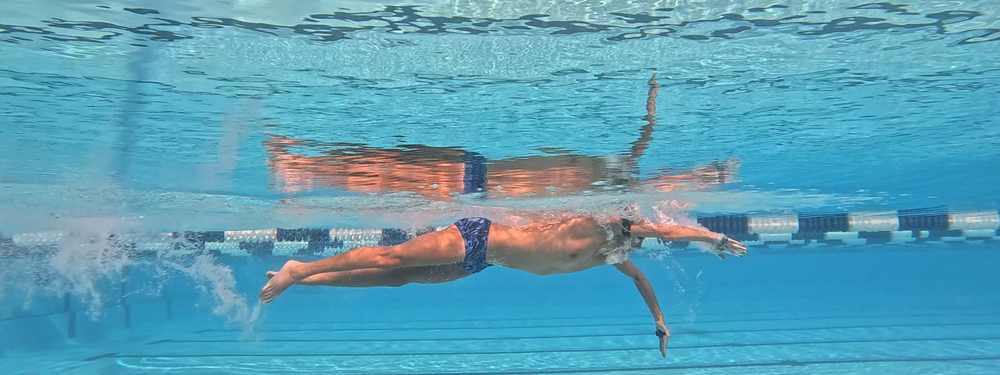
#> input picture p28swimming.png, 1000 x 375 px, shrunk from 1919 x 719 before the run
$ jupyter execute laneropesegment.ipynb   (older library calls are emulated)
#> lines starting #> are read from the running program, lines starting #| are printed output that depends on the picture; after the words box and inside, x2 and y2 are one past the last pixel; in counts of white or black regions, pixels touching at a corner belong together
Test image:

[cell 1]
# IMPORTS
import cv2
import numpy as np
import matplotlib.pyplot as plt

[cell 2]
img_path = 'p28swimming.png'
# Read the image
img = cv2.imread(img_path)
#> img is the input picture: shape (375, 1000, 3); mean B, G, R 182.9, 160.9, 91.8

# Convert to grayscale
gray = cv2.cvtColor(img, cv2.COLOR_BGR2GRAY)
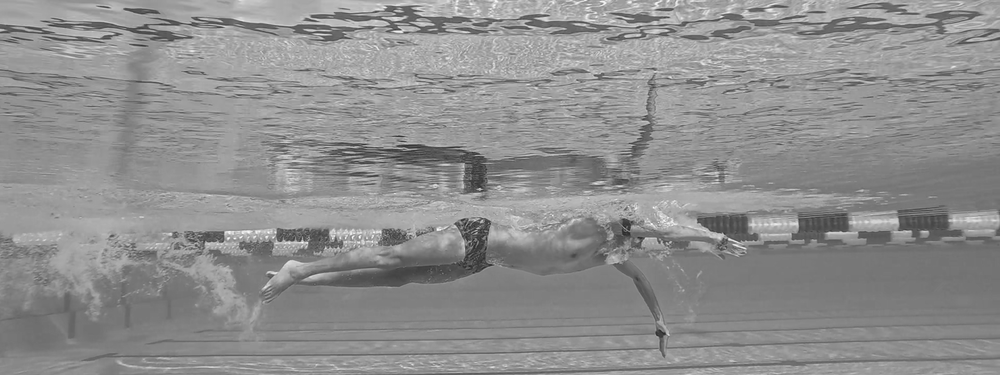
#> gray: shape (375, 1000); min 39, max 255, mean 142.7

# Use the Sobel operator to find vertical edges (detect changes in the x direction)
sobelx_gray = cv2.Sobel(gray, cv2.CV_64F, 1, 0, ksize=3)
vertical_edges_gray = np.uint8(np.absolute(sobelx_gray))
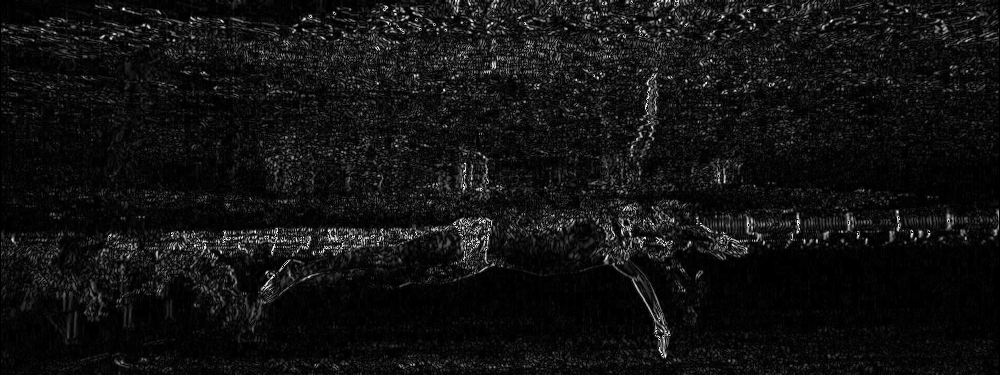
#> vertical_edges_gray: shape (375, 1000); min 0, max 255, mean 17.7

# Display the grayscale image and vertical edges side by side
fig, axs = plt.subplots(1, 2, figsize=(12, 6))
axs[0].imshow(gray, cmap='gray')
axs[0].set_title('Grayscale Image')
axs[0].axis('off')
axs[1].imshow(vertical_edges_gray, cmap='gray')
axs[1].set_title('Vertical Edges')
axs[1].axis('off')
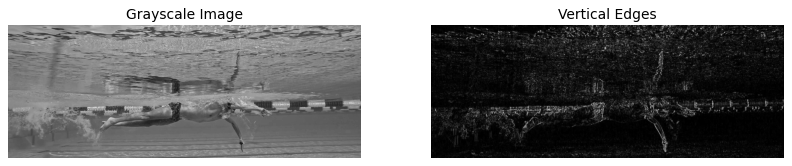
#> figure drawn by matplotlib, 2 panels

[cell 3]
# convert the gray to black and white
_, bnw = cv2.threshold(gray, 128, 255, cv2.THRESH_BINARY)
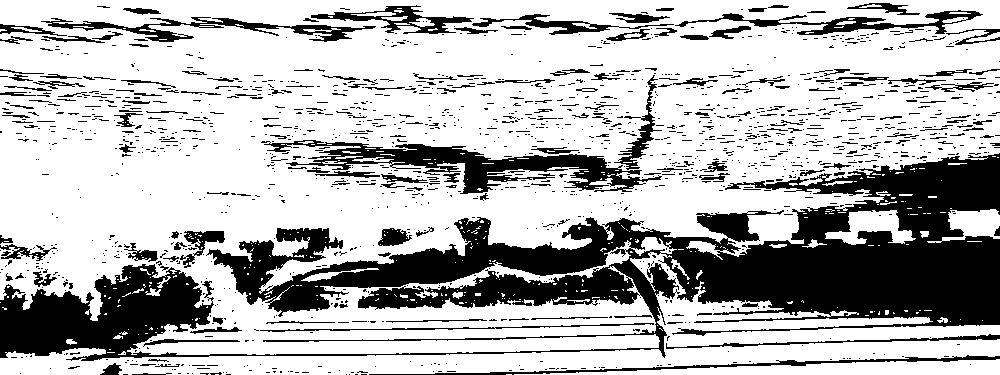
#> bnw: shape (375, 1000); 71.3% white; 1542 black regions (1337 under 20 px), largest, box (x1, y1, x2, y2) and area: (0, 153, 1000, 361) 72064, (261, 140, 662, 194) 6594, (41, 17, 376, 42) 2175

# Use the Sobel operator to find vertical edges (detect changes in the x direction)
sobelx_bnw = cv2.Sobel(bnw, cv2.CV_64F, 1, 0, ksize=3)
vertical_edges_bnw = np.uint8(np.absolute(sobelx_bnw))
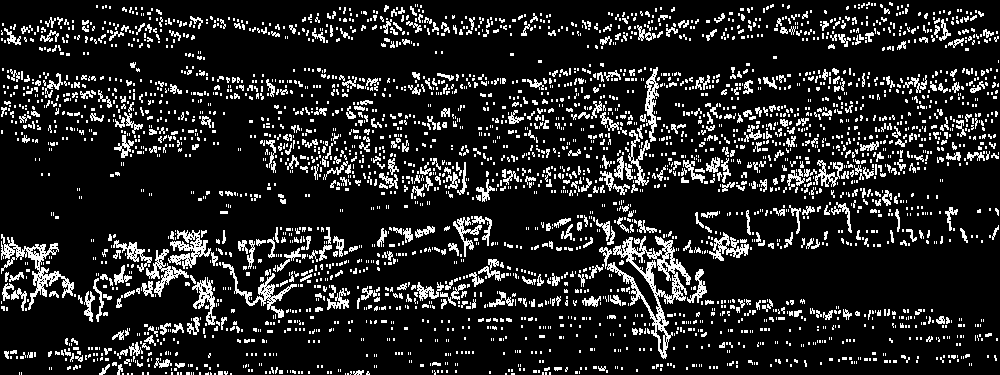
#> vertical_edges_bnw: shape (375, 1000); min 0, max 255, mean 36.7

# Display the grayscale image and vertical edges side by side
fig, axs = plt.subplots(1, 2, figsize=(12, 6))
axs[0].imshow(bnw, cmap='gray')
axs[0].set_title('Black and White Image')
axs[0].axis('off')
axs[1].imshow(vertical_edges_bnw, cmap='gray')
axs[1].set_title('Vertical Edges')
axs[1].axis('off')

[cell 4]
# perform closing to fill in gaps in the lane ropes
kernel = np.ones((15, 15), np.uint8)
closed_edges = cv2.morphologyEx(bnw, cv2.MORPH_CLOSE, kernel)
#> closed_edges: shape (375, 1000); 87.7% white; 14 black regions, largest, box (x1, y1, x2, y2) and area: (681, 239, 1000, 325) 19768, (0, 278, 196, 353) 8323, (356, 232, 607, 287) 6199
opened_closed_edges = cv2.morphologyEx(closed_edges, cv2.MORPH_OPEN, kernel)
#> opened_closed_edges: shape (375, 1000); 87% white; 8 black regions, largest, box (x1, y1, x2, y2) and area: (681, 158, 1000, 325) 28656, (356, 232, 611, 303) 9056, (0, 278, 196, 353) 8682

#  perform opening to remove small noise
opened_edges = cv2.morphologyEx(bnw, cv2.MORPH_OPEN, kernel)
#> opened_edges: shape (375, 1000); 37.8% white; 59 white regions, largest, box (x1, y1, x2, y2) and area: (0, 95, 618, 294) 45661, (0, 27, 1000, 92) 36883, (421, 0, 768, 24) 5726
closed_opened_edges = cv2.morphologyEx(opened_edges, cv2.MORPH_CLOSE, kernel)
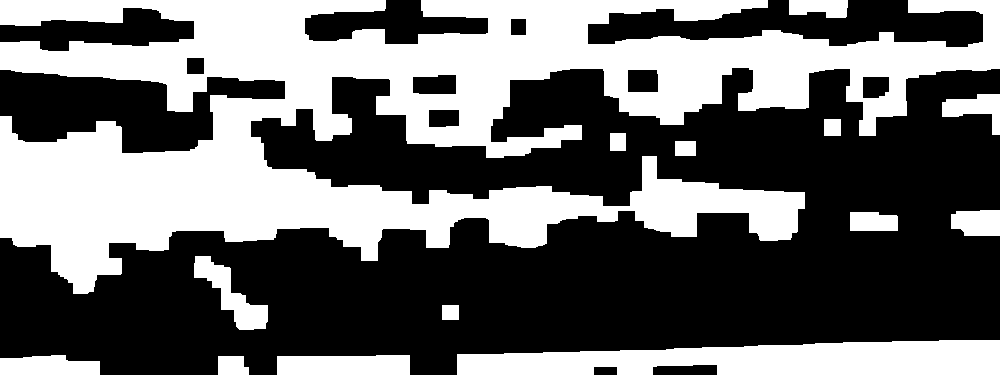
#> closed_opened_edges: shape (375, 1000); 41.4% white; 14 white regions, largest, box (x1, y1, x2, y2) and area: (0, 0, 1000, 294) 128723, (457, 340, 1000, 375) 14540, (277, 355, 410, 375) 2561

# Display the results
fig, axs = plt.subplots(1, 3, figsize=(18, 6))
axs[0].imshow(bnw, cmap='gray')
axs[0].set_title('Original')
axs[0].axis('off')

axs[1].imshow(opened_closed_edges, cmap='gray')
axs[1].set_title('Closed > Opened Edges')
axs[1].axis('off')

axs[2].imshow(closed_opened_edges, cmap='gray')
axs[2].set_title('Opened > Closed Edges')
axs[2].axis('off')

plt.show()

[cell 5]
# overlap the closed and bnw to see how much the lane ropes are modified
overlapped1 = cv2.addWeighted(cv2.bitwise_not(
    closed_edges), 0.5, cv2.bitwise_not(bnw), 0.5, 0)
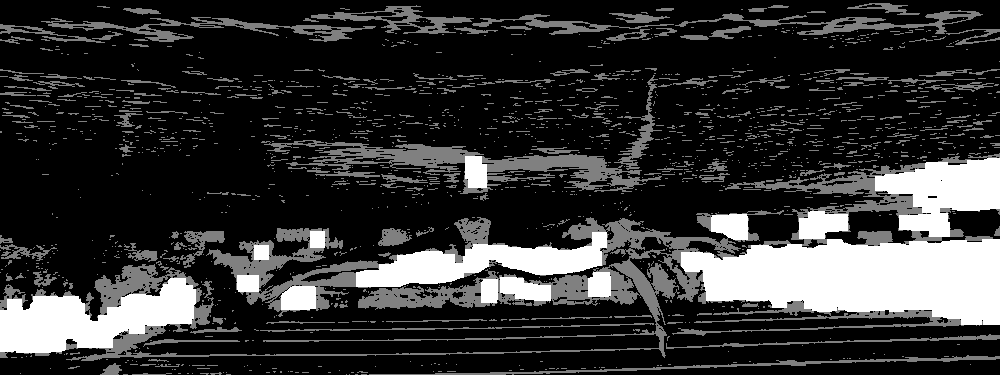
#> overlapped1: shape (375, 1000); min 0, max 255, mean 52.4
overlapped2 = cv2.addWeighted(cv2.bitwise_not(
    opened_closed_edges), 0.5, cv2.bitwise_not(bnw), 0.5, 0)

# differences
differences1 = cv2.absdiff(closed_edges, bnw)
#> differences1: shape (375, 1000); 16.4% white; 1678 white regions (1422 under 20 px), largest, box (x1, y1, x2, y2) and area: (66, 217, 741, 361) 9059, (261, 140, 484, 175) 2891, (725, 163, 925, 218) 2763
differences2 = cv2.absdiff(opened_closed_edges, bnw)
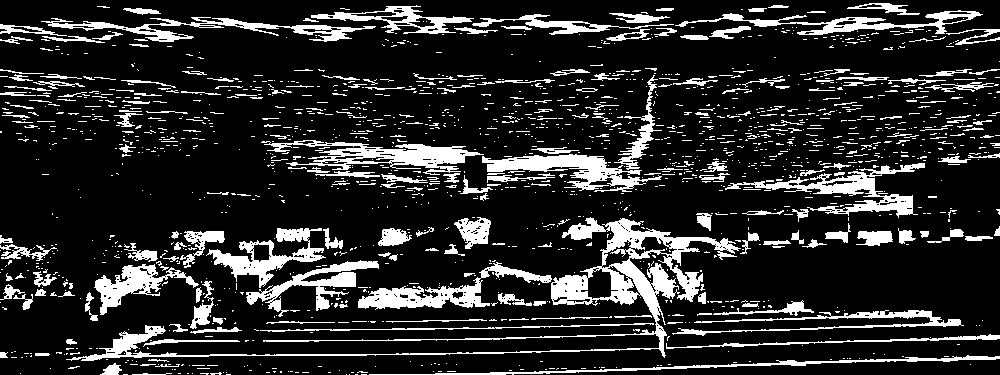
#> differences2: shape (375, 1000); 16.6% white; 1678 white regions (1422 under 20 px), largest, box (x1, y1, x2, y2) and area: (66, 217, 741, 361) 9076, (261, 140, 484, 175) 2891, (725, 163, 925, 218) 2708

# Display the results
fig, axs = plt.subplots(2, 2, figsize=(12, 6))
axs[0][0].imshow(overlapped1, cmap='gray')
axs[0][0].set_title('Overlapped Closed and BnW')
axs[0][0].axis('off')
axs[0][1].imshow(differences1, cmap='gray')
axs[0][1].set_title('Differences')
axs[0][1].axis('off')
axs[1][0].imshow(overlapped2, cmap='gray')
axs[1][0].set_title('Overlapped Opened and BnW')
axs[1][0].axis('off')
axs[1][1].imshow(differences2, cmap='gray')
axs[1][1].set_title('Differences')
axs[1][1].axis('off')

fig.tight_layout()
plt.show()

# Plot overlap and difference between overlapped1 and overlapped2
overlap_img = cv2.addWeighted(overlapped1, 0.5, overlapped2, 0.5, 0)
diff_img = cv2.absdiff(overlapped1, overlapped2)

fig, axs = plt.subplots(1, 2, figsize=(10, 5))
axs[0].imshow(overlap_img, cmap='gray')
axs[0].set_title('Overlap of Overlapped1 & Overlapped2')
axs[0].axis('off')
axs[1].imshow(diff_img, cmap='gray')
axs[1].set_title('Difference of Overlapped1 & Overlapped2')
axs[1].axis('off')
plt.show()

[cell 6]
# sobel x on closed img

sobelx_closed = cv2.Sobel(closed_edges, cv2.CV_64F, 1, 0, ksize=3)
vertical_edges_closed = np.uint8(np.absolute(sobelx_closed))
# Display the grayscale image and vertical edges side by side
fig, axs = plt.subplots(1, 2, figsize=(12, 6))
axs[0].imshow(closed_edges, cmap='gray')
axs[1].imshow(vertical_edges_closed, cmap='gray')

[cell 7]
#  compare 15 and 5 kernel size for closing

# closing for 5 kernel
kernel = np.ones((5, 5), np.uint8)
closed_edges_5 = cv2.morphologyEx(bnw, cv2.MORPH_CLOSE, kernel)
#> closed_edges_5: shape (375, 1000); 80.7% white; 103 black regions (1 under 20 px), largest, box (x1, y1, x2, y2) and area: (671, 157, 1000, 326) 30814, (0, 265, 211, 358) 10838, (272, 218, 670, 312) 10147

#  sobel x on closed img with 5 kernel
sobelx_closed_5 = cv2.Sobel(closed_edges_5, cv2.CV_64F, 1, 0, ksize=3)
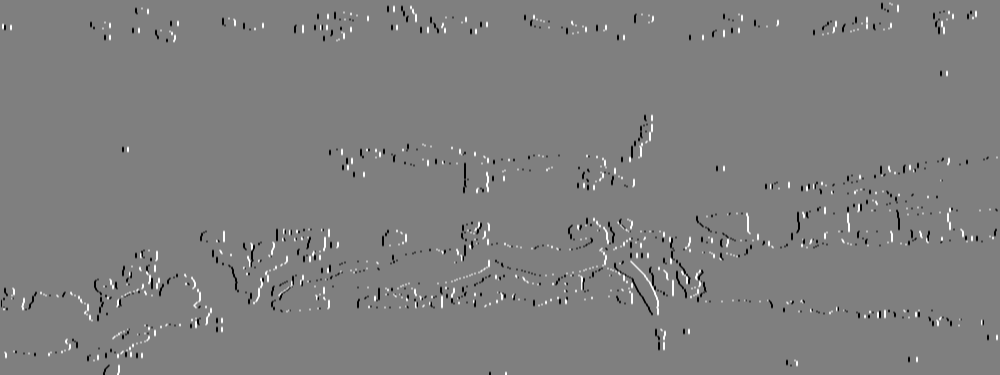
#> sobelx_closed_5: shape (375, 1000) float64; min -1020, max 1020, mean -0.5; drawn with min black and max white
vertical_edges_closed_5 = np.uint8(np.absolute(sobelx_closed_5))
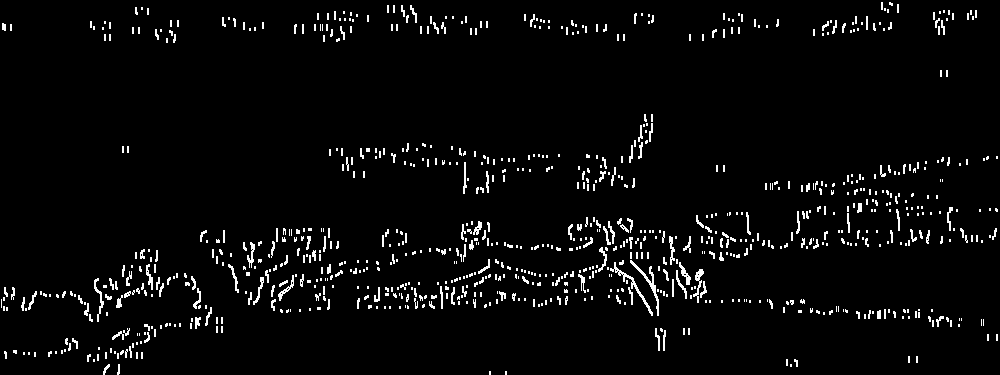
#> vertical_edges_closed_5: shape (375, 1000); min 0, max 255, mean 9.4

# overlap the 15 and 5 kernel to highlight only the overlapping (common) parts
overlap_mask = cv2.bitwise_and(vertical_edges_closed, vertical_edges_closed_5)
plt.imshow(overlap_mask, cmap='gray')
plt.title('Overlapping Vertical Edges (15 & 5 Kernel)')

$ run again, with p25_t0.png copied over p28swimming.png
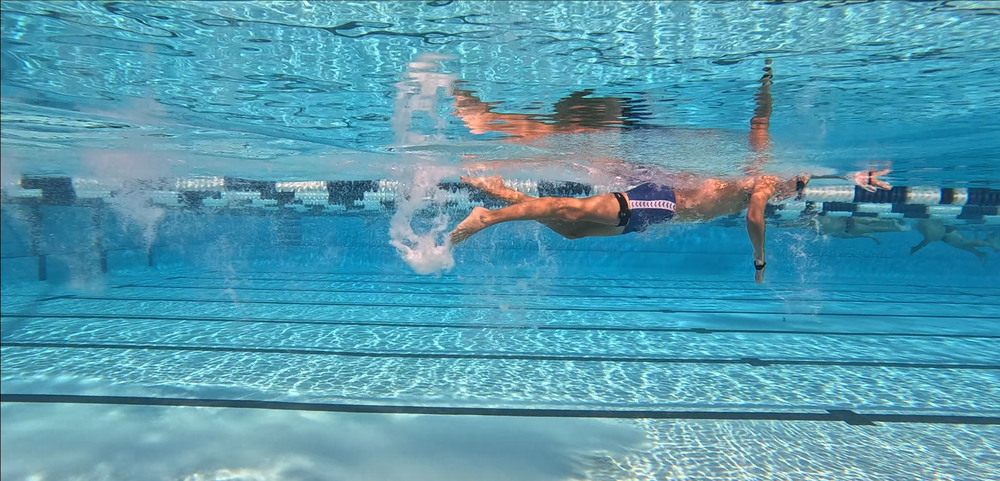
#> input picture p25_t0.png, 1000 x 481 px, shrunk from 1834 x 883 before the run
#> img is the input picture: shape (481, 1000, 3); mean B, G, R 174.8, 154.7, 84.8
#> `_, bnw = cv2.threshold(gray, 128, 255, cv2.THRESH_BINARY)`:
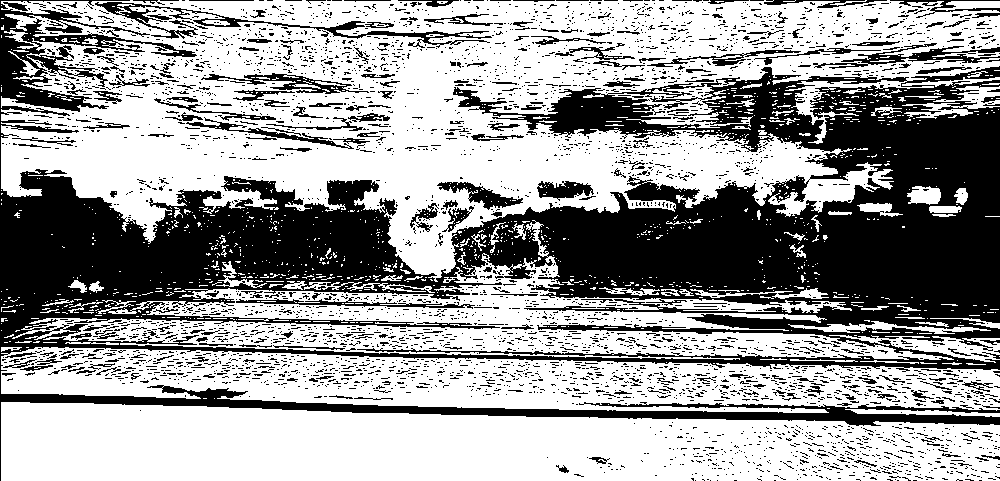
#> bnw: shape (481, 1000); 61.2% white; 4188 black regions (3913 under 20 px), largest, box (x1, y1, x2, y2) and area: (0, 0, 1000, 481) 149126, (95, 2, 492, 48) 2311, (813, 43, 1000, 69) 1300
#> closed_edges: shape (481, 1000); 85.6% white; 13 black regions, largest, box (x1, y1, x2, y2) and area: (806, 113, 1000, 315) 26681, (544, 188, 797, 290) 16728, (0, 177, 209, 329) 16383
#> opened_closed_edges: shape (481, 1000); 85.2% white; 6 black regions, box (x1, y1, x2, y2) and area: (544, 113, 1000, 315) 45025, (0, 177, 383, 329) 22495, (557, 97, 622, 132) 1872, (0, 38, 40, 104) 1094, (515, 242, 538, 258) 368, (755, 97, 772, 118) 350
#> opened_edges: shape (481, 1000); 19.4% white; 30 white regions, largest, box (x1, y1, x2, y2) and area: (1, 402, 691, 481) 46556, (29, 128, 624, 239) 24099, (391, 50, 454, 147) 4306
#> closed_opened_edges: shape (481, 1000); 20.6% white; 18 white regions, largest, box (x1, y1, x2, y2) and area: (0, 372, 691, 481) 54198, (0, 50, 624, 274) 36878, (685, 149, 735, 195) 1497
#> differences1: shape (481, 1000); 24.5% white; 4264 white regions (3959 under 20 px), largest, box (x1, y1, x2, y2) and area: (0, 178, 1000, 481) 32343, (25, 176, 563, 329) 22124, (559, 66, 1000, 152) 12345
#> differences2: shape (481, 1000); 24.3% white; 4340 white regions (4038 under 20 px), largest, box (x1, y1, x2, y2) and area: (0, 258, 1000, 481) 29938, (25, 180, 554, 329) 17866, (559, 66, 1000, 152) 12328
#> closed_edges_5: shape (481, 1000); 75.8% white; 170 black regions (2 under 20 px), largest, box (x1, y1, x2, y2) and area: (484, 74, 1000, 323) 55474, (0, 174, 396, 347) 32840, (0, 389, 1000, 425) 8246
#> `vertical_edges_closed_5 = np.uint8(np.absolute(sobelx_closed_5))`:
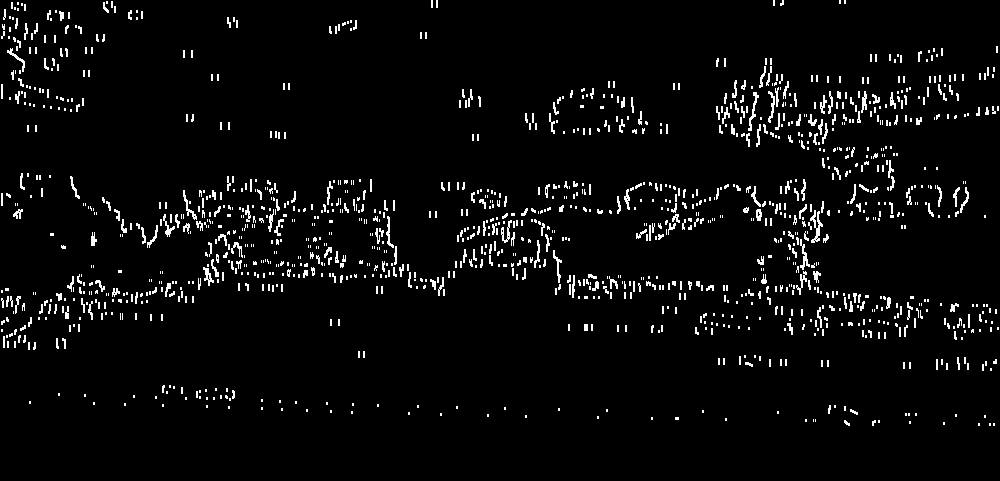
#> vertical_edges_closed_5: shape (481, 1000); min 0, max 255, mean 10.4

$ run again, with p25_t1.png copied over p28swimming.png
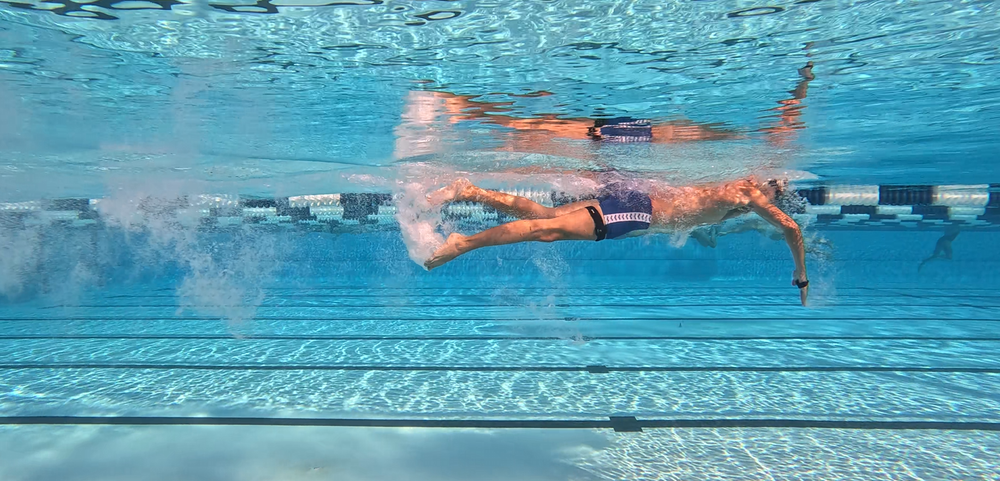
#> input picture p25_t1.png, 1000 x 481 px, shrunk from 1831 x 880 before the run
#> img is the input picture: shape (481, 1000, 3); mean B, G, R 180.1, 159.8, 92.3
#> bnw: shape (481, 1000); 69.4% white; 3854 black regions (3584 under 20 px), largest, box (x1, y1, x2, y2) and area: (239, 105, 1000, 349) 75335, (0, 198, 237, 340) 14648, (0, 407, 1000, 432) 8115
#> closed_edges: shape (481, 1000); 90.3% white; 13 black regions, largest, box (x1, y1, x2, y2) and area: (817, 131, 1000, 310) 22408, (570, 220, 807, 291) 12537, (78, 243, 180, 307) 3726
#> opened_closed_edges: shape (481, 1000); 90% white; 8 black regions, largest, box (x1, y1, x2, y2) and area: (808, 131, 1000, 310) 23968, (570, 194, 807, 291) 14595, (78, 243, 180, 307) 3794
#> opened_edges: shape (481, 1000); 27.4% white; 51 white regions, largest, box (x1, y1, x2, y2) and area: (0, 13, 597, 261) 58109, (0, 424, 640, 481) 34203, (640, 141, 770, 208) 5773
#> closed_opened_edges: shape (481, 1000); 29.5% white; 20 white regions, largest, box (x1, y1, x2, y2) and area: (0, 0, 597, 261) 67967, (0, 389, 640, 481) 42208, (640, 115, 835, 208) 8503
#> differences1: shape (481, 1000); 20.9% white; 3920 white regions (3621 under 20 px), largest, box (x1, y1, x2, y2) and area: (239, 179, 837, 310) 22954, (0, 357, 1000, 399) 5671, (0, 407, 614, 428) 4887
#> differences2: shape (481, 1000); 21% white; 3944 white regions (3649 under 20 px), largest, box (x1, y1, x2, y2) and area: (239, 179, 837, 310) 22919, (0, 357, 1000, 399) 5671, (0, 407, 614, 428) 4887
#> closed_edges_5: shape (481, 1000); 82.2% white; 137 black regions (2 under 20 px), largest, box (x1, y1, x2, y2) and area: (407, 128, 1000, 321) 48604, (0, 410, 1000, 432) 7956, (282, 208, 391, 290) 5482
#> `vertical_edges_closed_5 = np.uint8(np.absolute(sobelx_closed_5))`:
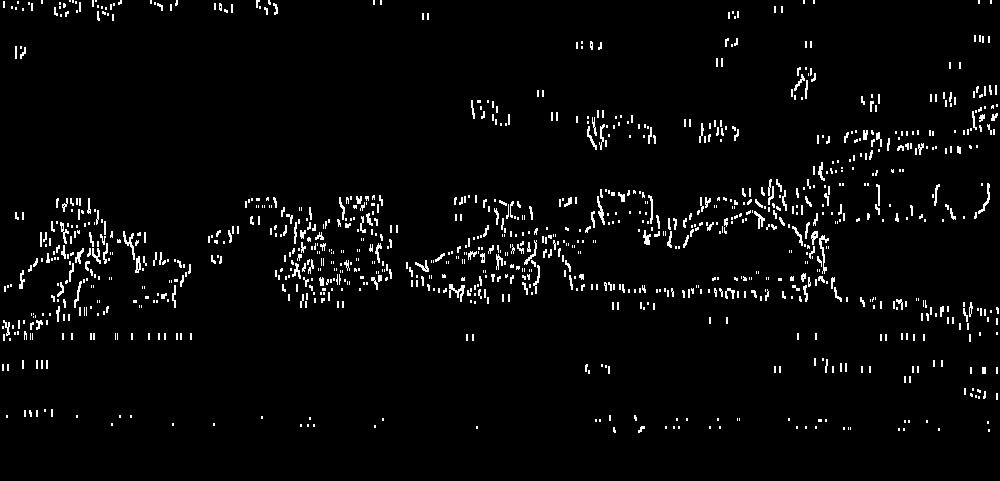
#> vertical_edges_closed_5: shape (481, 1000); min 0, max 255, mean 8.3
